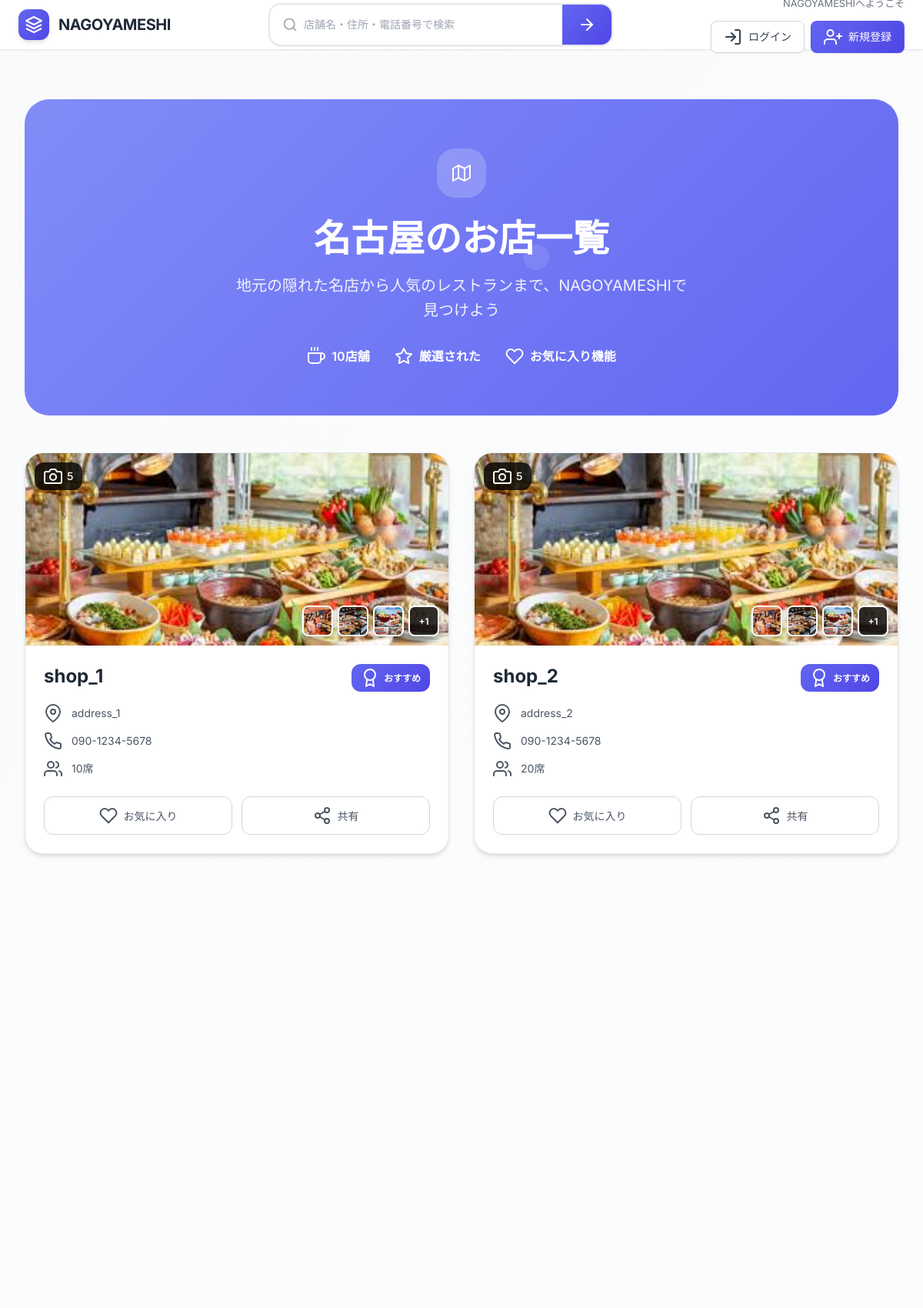
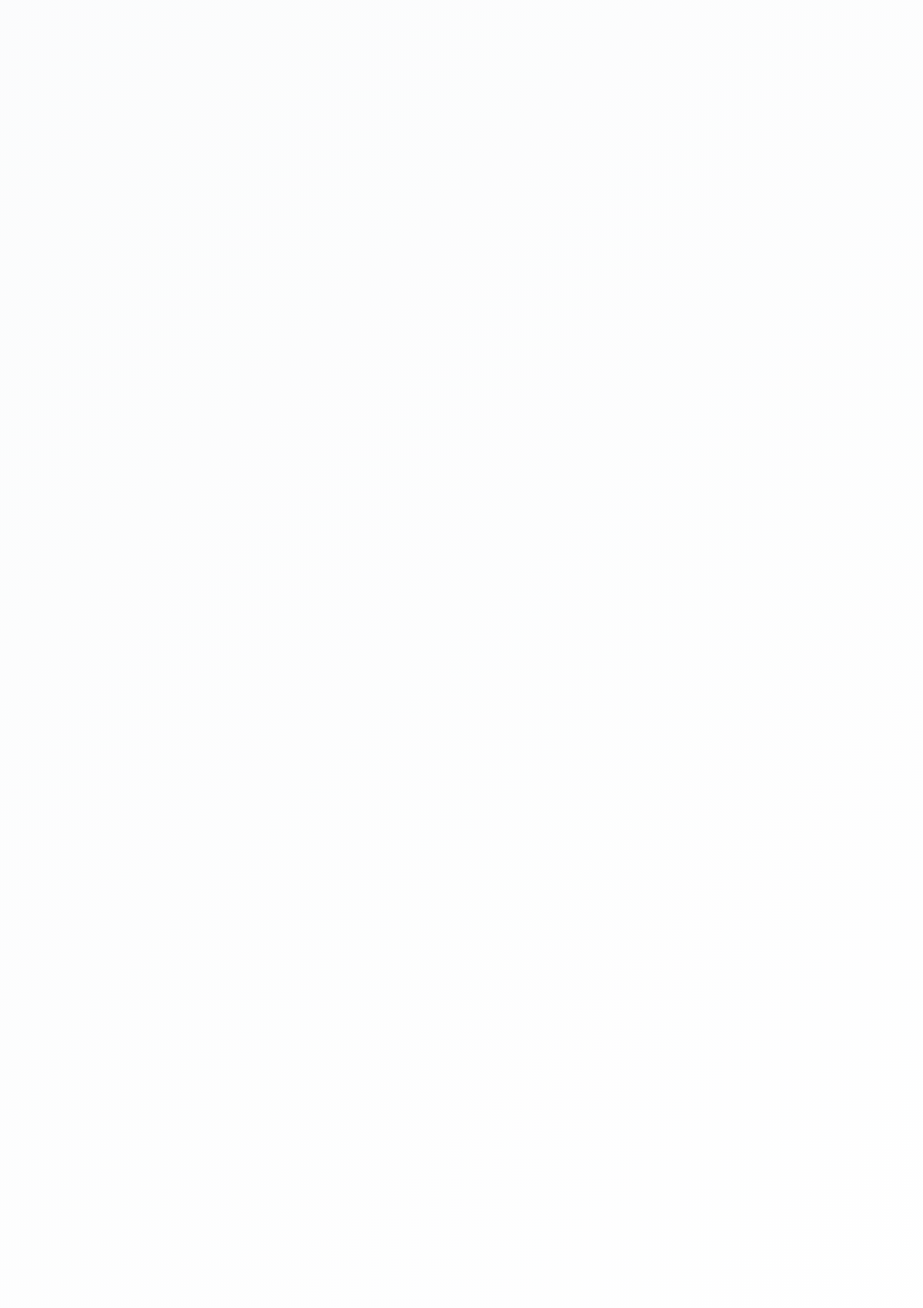
The page /shops/shop_list/ (upper part) on the database its author committed (2 pictures, top to bottom).
### shops/models.py (models this page shows, shortened)
class Shop(models.Model):
    name = models.CharField(max_length=100, null=False, blank=False)
    address = models.CharField(max_length=255, null=False, blank=False)
    seat_count = models.PositiveIntegerField(null=False, blank=False)
    phone_number = models.CharField(max_length=15, null=True, blank=True)
    user = models.ForeignKey(User, on_delete=models.CASCADE, null=False, blank=False)
    class Meta:
        db_table = 'shops'

class Image(models.Model):
    shop = models.ForeignKey(Shop, related_name='images', on_delete=models.CASCADE)
    image = models.ImageField(upload_to='images/')
    class Meta:
        db_table = 'images'

### shops/views.py (the view)
# urls.py: path('shop_list/', views.ShopListView.as_view(), name='shop_list'),
class ShopListView(ListView):
    model = Shop
    template_name = 'shops/shop_list.html'
    context_object_name = 'shops'
    paginate_by = 10

### templates/shops/shop_list.html (shortened to what this page needs)
{% extends 'base.html' %}
{% block content %}
<div class="shops-container">
    <div class="hero-section">
        <div class="hero-content">
            <div class="hero-icon">
                <i data-feather="map"></i>
            </div>
            <h1 class="hero-title">名古屋のお店一覧</h1>
            <p class="hero-subtitle">地元の隠れた名店から人気のレストランまで、NAGOYAMESHIで見つけよう</p>
            <div class="stats-row">
                <div class="stat-item">
                    <i data-feather="coffee"></i>
                    <span>{{ shops|length }}店舗</span>
                </div>
                <div class="stat-item">
                    <i data-feather="star"></i>
                    <span>厳選された</span>
                </div>
                <div class="stat-item">
                    <i data-feather="heart"></i>
                    <span>お気に入り機能</span>
                </div>
            </div>
        </div>
    </div>
    <div class="shops-grid">
        {% for shop in shops %}
            <div class="shop-card" data-shop-id="{{ shop.pk }}">
                <a href="{% url 'shops:shop_detail' shop.pk %}" class="shop-link">
                    <div class="shop-gallery">
                        {% if shop.images.exists %}
                            <div class="image-main">
                                <img src="{{ shop.images.first.image.url }}"
                                     alt="{{ shop.name }}"
                                     class="main-image">
                            </div>
                            {% if shop.images.count > 1 %}
                                <div class="image-thumbnails">
                                    {% for image in shop.images.all|slice:"1:4" %}
                                        <div class="thumbnail">
                                            <img src="{{ image.image.url }}" alt="{{ shop.name }}">
                                        </div>
                                    {% endfor %}
                                    {% if shop.images.count > 4 %}
                                        <div class="thumbnail more-photos">
                                            <span>+{{ shop.images.count|add:"-4" }}</span>
                                        </div>
                                    {% endif %}
                                </div>
                            {% endif %}
                        {% else %}
                            <div class="no-image">
                                <i data-feather="image"></i>
                                <span>画像準備中</span>
                            </div>
                        {% endif %}
                        {% if shop.images.count > 0 %}
                            <div class="image-count-badge">
                                <i data-feather="camera"></i>
                                <span>{{ shop.images.count }}</span>
                            </div>
                        {% endif %}
                    </div>
                    <div class="shop-content">
                        <div class="shop-header">
                            <h2 class="shop-name">{{ shop.name }}</h2>
                            <div class="shop-badge">
                                <i data-feather="award"></i>
                                <span>おすすめ</span>
                            </div>
                        </div>
                        <div class="shop-details">
                            <div class="detail-item">
                                <i data-feather="map-pin"></i>
                                <span>{{ shop.address }}</span>
                            </div>
                            <div class="detail-item">
                                <i data-feather="phone"></i>
                                <span>{{ shop.phone_number|default:"お問い合わせ時間をご確認ください" }}</span>
                            </div>
                            <div class="detail-item">
                                <i data-feather="users"></i>
                                <span>{{ shop.seat_count }}席</span>
                            </div>
                        </div>
                        <div class="shop-actions">
                            <button class="btn-favorite" data-shop-id="{{ shop.pk }}">
                                <i data-feather="heart"></i>
                                <span>お気に入り</span>
                            </button>
                            <button class="btn-share" data-shop-id="{{ shop.pk }}">
                                <i data-feather="share-2"></i>
                                <span>共有</span>
                            </button>
                        </div>
                    </div>
                </a>
            </div>
        {% endfor %}
    </div>
    <div class="pagination-section">
    </div>
</div>
{% endblock %}

### templates/shops/shop_list.html (style rules this page uses)
.shops-container { max-width: 1200px; margin: 0 auto; padding: 2rem; }
.hero-section { text-align: center; padding: 4rem 0; background: linear-gradient(135deg, var(--primary-light), var(--primary)); border-radius: 2rem; margin-bottom: 3rem; color: white; position: relative; overflow: hidden; }
.hero-section::before { content: ''; position: absolute; top: -50%; left: -50%; width: 200%; height: 200%; animation: float 20s linear infinite; }
.hero-content { position: relative; z-index: 2; }
.hero-icon { width: 4rem; height: 4rem; background: rgba(255, 255, 255, 0.2); border-radius: 1.5rem; display: flex; align-items: center; justify-content: center; margin: 0 auto 1.5rem; backdrop-filter: blur(10px); }
.hero-title { font-size: 3rem; font-weight: 800; margin: 0 0 1rem 0; line-height: 1.2; }
.hero-subtitle { font-size: 1.25rem; opacity: 0.9; margin: 0 0 2rem 0; max-width: 600px; margin-left: auto; margin-right: auto; }
.stats-row { display: flex; justify-content: center; gap: 2rem; flex-wrap: wrap; }
.stat-item { display: flex; align-items: center; gap: 0.5rem; font-weight: 600; }
.shops-grid { display: grid; grid-template-columns: repeat(auto-fill, minmax(380px, 1fr)); gap: 2rem; margin-bottom: 3rem; }
.shop-card { background: white; border-radius: 1.5rem; overflow: hidden; box-shadow: 0 4px 6px -1px rgba(0, 0, 0, 0.1), 0 2px 4px -1px rgba(0, 0, 0, 0.06); transition: all 0.3s ease; position: relative; border: 1px solid var(--gray-200); }
.shop-link { display: block; text-decoration: none; color: inherit; }
.shop-gallery { position: relative; height: 250px; overflow: hidden; }
.image-main { position: relative; height: 100%; overflow: hidden; }
.main-image { width: 100%; height: 100%; object-fit: cover; transition: transform 0.3s ease; }
.image-thumbnails { position: absolute; bottom: 0.75rem; right: 0.75rem; display: flex; gap: 0.375rem; }
.thumbnail { width: 2.5rem; height: 2.5rem; border-radius: 0.5rem; overflow: hidden; border: 2px solid white; box-shadow: 0 2px 4px rgba(0, 0, 0, 0.2); }
.thumbnail img { width: 100%; height: 100%; object-fit: cover; }
.more-photos { background: rgba(0, 0, 0, 0.8); color: white; display: flex; align-items: center; justify-content: center; font-size: 0.75rem; font-weight: 600; }
.image-count-badge { position: absolute; top: 0.75rem; left: 0.75rem; background: rgba(0, 0, 0, 0.8); color: white; padding: 0.375rem 0.75rem; border-radius: 0.75rem; display: flex; align-items: center; gap: 0.375rem; font-size: 0.875rem; font-weight: 500; }
.shop-content { padding: 1.5rem; }
.shop-header { display: flex; justify-content: space-between; align-items: flex-start; margin-bottom: 1rem; }
.shop-name { font-size: 1.5rem; font-weight: 700; color: var(--gray-800); margin: 0; line-height: 1.3; flex: 1; }
.shop-badge { display: flex; align-items: center; gap: 0.375rem; background: linear-gradient(135deg, var(--primary), var(--primary-dark)); color: white; padding: 0.375rem 0.75rem; border-radius: 0.75rem; font-size: 0.75rem; font-weight: 600; white-space: nowrap; }
.shop-details { margin-bottom: 1.5rem; }
.detail-item { display: flex; align-items: center; gap: 0.75rem; margin-bottom: 0.75rem; color: var(--gray-600); font-size: 0.875rem; }
.shop-actions { display: flex; gap: 0.75rem; }
.btn-favorite, .btn-share { flex: 1; display: flex; align-items: center; justify-content: center; gap: 0.5rem; padding: 0.75rem; border: 1px solid var(--gray-300); border-radius: 0.75rem; background: white; color: var(--gray-600); font-size: 0.875rem; font-weight: 500; cursor: pointer; transition: all 0.3s ease; }
.pagination-section { text-align: center; padding: 2rem 0; }

### rows shown on the page
Shop: images.first.image (picture), images.count|add "1", images.count "5", name "shop_1", address "address_1", phone_number "090-1234-5678", seat_count "10"
Image: image (picture)
Image: image (picture)
Image: image (picture)
Shop: images.first.image (picture), images.count|add "1", images.count "5", name "shop_2", address "address_2", phone_number "090-1234-5678", seat_count "20"
Image: image (picture)
Image: image (picture)
Image: image (picture)

### other values the page prints
{{ shops|length }} "10"
